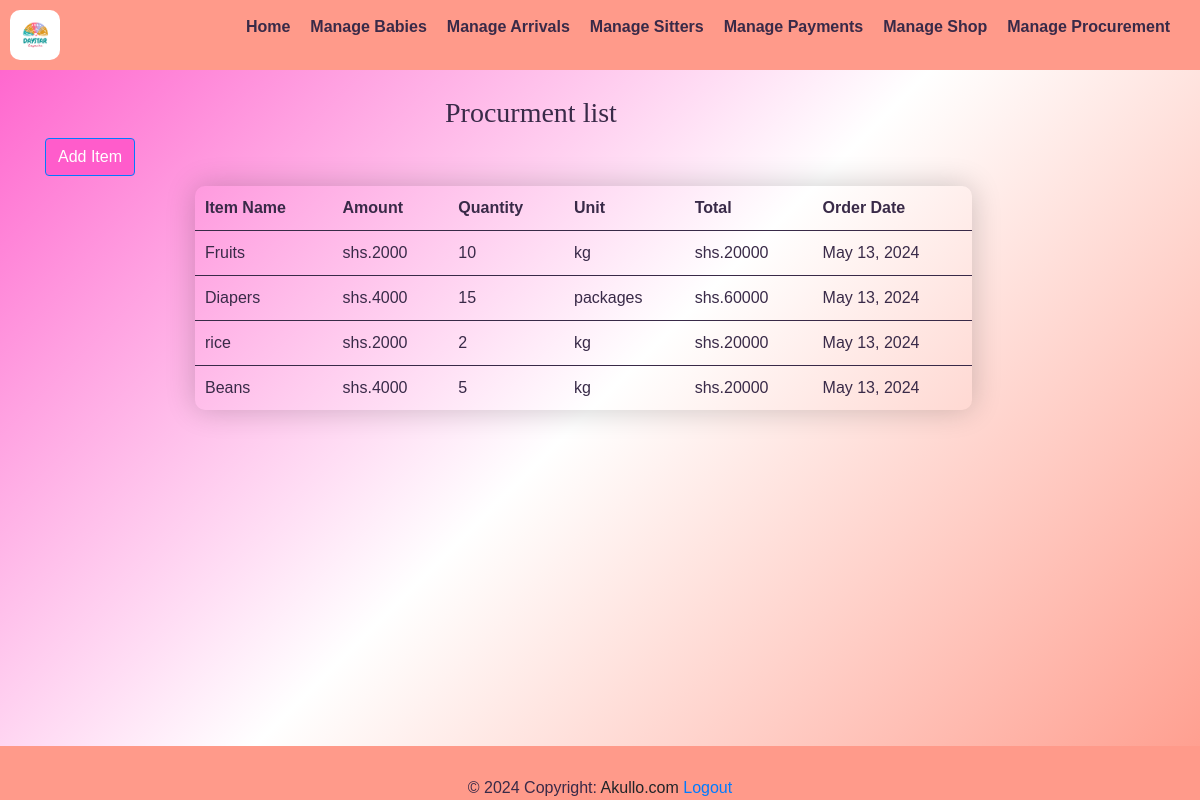
Page /pro_list/ (signed in) on the earlier database version.
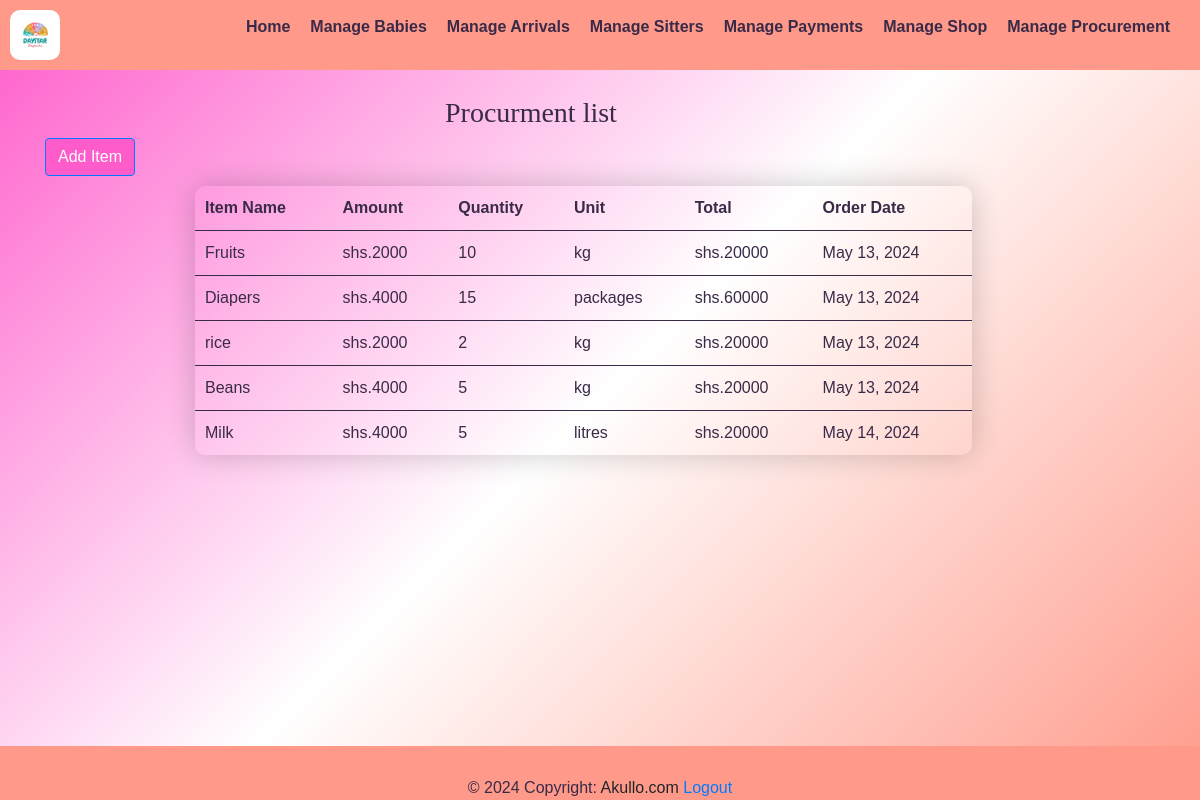
Same page on the later database version.
### yariapp/models.py (models this page shows, shortened)
class Proform(models.Model):
        item_name = models.CharField(max_length=50,null=True)
        amount = models.CharField(max_length=50,null=True)
        quantity = models.DecimalField(max_digits=10, decimal_places=0,)
        unit = models.CharField(max_length=10,null=True)
        total_price = models.CharField(max_length=50,null=True)
        order_date = models.DateField(auto_now_add=True)

### yariapp/views.py (the view)
# urls.py: path('pro_list/', views.pro_list, name='pro_list'),
@login_required
def pro_list(request):
    pro = Proform.objects.all()
    return render(request,'pro_list.html',{'pro':pro})

### yariapp/templates/pro_list.html (shortened to what this page needs)
{% extends 'base.html' %}
{% load static %}
{% block content %}
<div class="navbar">
    <img src="{% static 'images/logo.png' %}" alt="Logo" style="width: 50px; height: auto;border-radius: 10px;">
  <ul class="nav-links">
      <li><a href="{% url 'home' %}"><strong>Home</strong></a></li>
      <li><a href="{% url 'baby_list' %}"><strong>Manage Babies</strong></a></li>
      <li class="dropdown">
        <a href="#" class="dropbtn"><strong>Manage Arrivals</strong></a>
      <li><a href="{% url 'sitters_list' %}"><strong>Manage Sitters</strong></a></li>
      <li class="dropdown">
            <a href="#"><strong>Manage Payments</strong></a>
      <li><a href="{% url 'shop_list' %}"><strong>Manage Shop</strong></a></li>
      <li><a href="{% url 'pro_list' %}"><strong>Manage Procurement</strong></a></li>
  </ul>
  </div>
    <div class="container">
        <table class="table table-striped">
            <table class="styled-table">
                <h3 style="font-family: 'Times New Roman', Times, serif;padding-left: 400px;">Procurment list</h3>
                <div class="add-sitter-button">
                  <a href="{% url 'procurement' %}" class="btn btn-primary" style="background-color: #FF5CCB;">Add Item</a>
              </div>
                <thead>
                  <tr> <th scope="col">Item Name</th>
                    <th scope="col">Amount</th>
                    <th scope="col">Quantity</th>
                    <th scope="col">Unit</th>
                    <th scope="col">Total</th>
                    <th scope="col">Order Date</th>
                  </tr>
                </thead>
                <tbody>
                  {% for item in pro %}
                    <tr>
                      <td>{{ item.item_name }}</td>
                      <td>{{ item.amount }}</td>
                      <td>{{ item.quantity }}</td>
                      <td>{{ item.unit}}</td>
                      <td>{{ item.total_price}}</td>
                      <td>{{ item.order_date}}</td>
                    </tr>
                    {% endfor %}
                </tbody>
              </table>
            {% endblock %}

Differences in the rows shown:
added Proform: item_name "Milk", amount "shs.4000", quantity "5", unit "litres", total_price "shs.20000", order_date "May 14, 2024"
